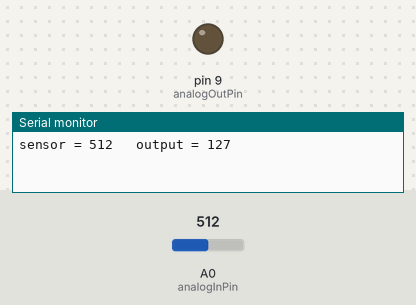
Simulated run of this sketch. Board: Arduino Uno, built with avr-gcc and run on an emulated ATmega328P. Parts: output pins drawn as LEDs (lit = HIGH), the last lines printed to the serial monitor. The test bench sets the inputs (shaded band); at power-on: A0 (analogInPin) = 512.

Above: at 3.3 s.
3.4 s: A0 (analogInPin) set to 716
At 4.3 s:
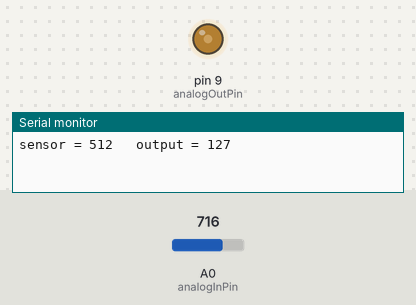
At 5.4 s:
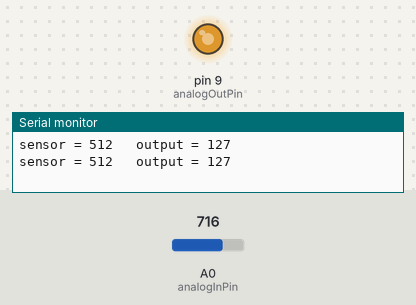
9.0 s: A0 (analogInPin) set to 122
15.8 s: A0 (analogInPin) set to 0
Timing chart, 0 to 25.3 s (numbered marks = the images above; inputs shaded):
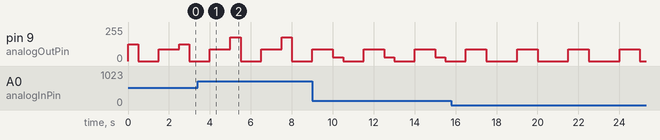

The sketch:

analog_sensor_using_potentiometer1.ino
```cpp
const int analogInPin = A0;
const int analogOutPin = 9;
int sensorValue = 0;
int outputValue = 0;
void setup()
{
  Serial.begin(9600); // for computer communication
  pinMode(analogOutPin, OUTPUT); // indicate analog outpin as output
  pinMode(analogInPin, INPUT);	 // indicate analog input as input
}

void loop()
{
  sensorValue = analogRead(analogInPin); //read input pin and store in sensor value
  outputValue = map(sensorValue, 0, 1023, 0, 255); // scale down the value to the proper resolution
  analogWrite(analogOutPin, outputValue); // send the value to the analogoutpin which is connected to a led
  delay(500);

  analogWrite(9, 0);   // completely turns off the LED on pin 11
  delay(1000);
  analogWrite(9, 90);  // lights up the LED on pin 11 a little bit
  delay(1000);
  analogWrite(9, 255); // puts the LED on pin 11 to full brightness

  // display the information on a computer
  Serial.print("sensor = " );
  Serial.print(sensorValue);
  Serial.print("\t output = ");
  Serial.println(outputValue);
}
```

Measured:
- by itself, pin 9 (analogOutPin): alternates 90/255 for 1.0 s and 0/255 for 1.5 s
